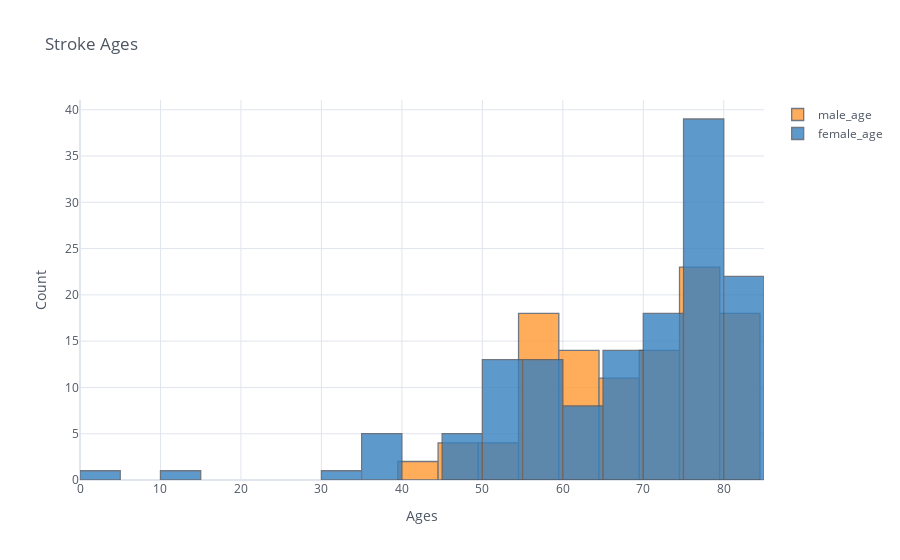

Notebook code for this chart:
### Code cell
stroke = df.loc[df['stroke']== 1].reset_index()
stroke["male_age"]=stroke[stroke["gender"]=="Male"]["age"]
stroke["female_age"]=stroke[stroke["gender"]=="Female"]["age"]
stroke[["male_age","female_age"]].iplot(kind="histogram", bins=20, theme="white", title="Stroke Ages",
         xTitle='Ages', yTitle='Count')

### Figure 1 — Plotly figure (JSON) as saved in the notebook; plotly's stock layout.template omitted (floating-point values rounded to 4 significant figures; data arrays with more than 128 entries replaced by an {"elided": "..."} marker saying what was removed)
{"data": [{"histfunc": "count", "histnorm": "", "marker": {"color": "rgba(255, 153, 51, 1.0)", "line": {"color": "#4D5663", "width": 1.3}}, "name": "male_age", "nbinsx": 20, "opacity": 0.8, "orientation": "v", "type": "histogram", "x": {"elided": "248 int values"}}, {"histfunc": "count", "histnorm": "", "marker": {"color": "rgba(55, 128, 191, 1.0)", "line": {"color": "#4D5663", "width": 1.3}}, "name": "female_age", "nbinsx": 20, "opacity": 0.8, "orientation": "v", "type": "histogram", "x": {"elided": "248 float values"}}], "layout": {"barmode": "overlay", "legend": {"bgcolor": "#FFFFFF", "font": {"color": "#4D5663"}}, "paper_bgcolor": "#FFFFFF", "plot_bgcolor": "#FFFFFF", "title": {"font": {"color": "#4D5663"}, "text": "Stroke Ages"}, "xaxis": {"gridcolor": "#E1E5ED", "showgrid": true, "tickfont": {"color": "#4D5663"}, "title": {"font": {"color": "#4D5663"}, "text": "Ages"}, "zerolinecolor": "#E1E5ED"}, "yaxis": {"gridcolor": "#E1E5ED", "showgrid": true, "tickfont": {"color": "#4D5663"}, "title": {"font": {"color": "#4D5663"}, "text": "Count"}, "zerolinecolor": "#E1E5ED"}}}
